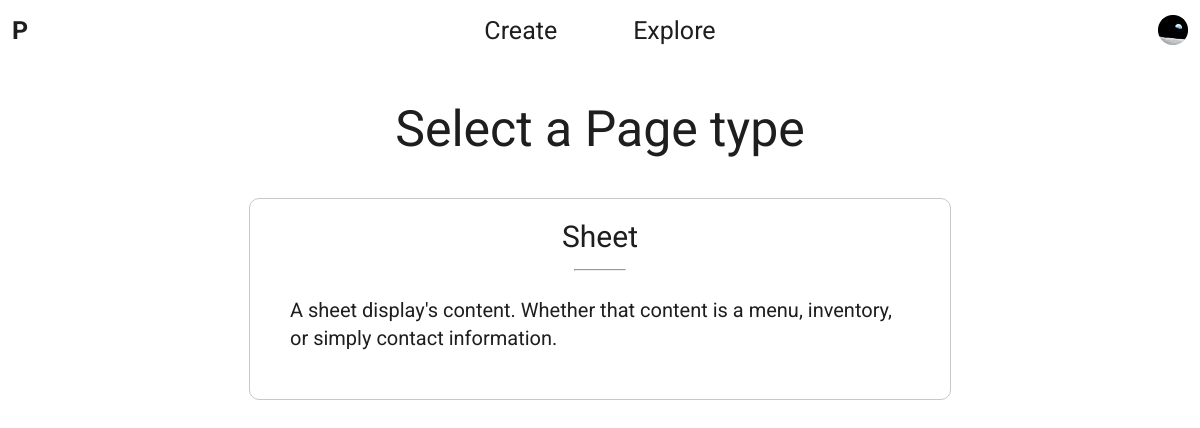
Page /create/builder/ (signed in) on the committed database.
### builder/models.py (models this page shows)
class PageListing(models.Model):
    name = models.CharField(max_length=LENGTH_SHORT)
    description = models.CharField(max_length=LENGTH_MEDIUM)

### builder/views.py (the view, shortened to what this page needs)
# urls.py: path('create/builder/', views.builder, name='builder'),
@login_required
def builder(request):
    if request.method == 'GET':
        pageListings = PageListing.objects
        builderForm = BuilderForm(request.GET)
        if not builderForm.is_valid():
            return render(request, 'builder_select_type.html', {'pageListings': pageListings.all()})

### builder/templates/builder_select_type.html (shortened to what this page needs)
<html>
    {% load static %}
    <head>
        <link rel="stylesheet" type="text/css" href="{% static 'styles/builder_select_type.css' %}">
    </head>
    <body>
        {% include 'core.html' %}
        <div class="content">
            <h1>Select a Page type</h1>
            <div class="pages">
                {% for pageListing in pageListings %}
                    <a href="{% url 'builder' %}?typee={{ pageListing.name }}">
                        <div class="page">
                            <h1>{{ pageListing.name }}</h1>
                            <hr>
                            <p>{{ pageListing.description }}</p>
                        </div>
                    </a>
                {% endfor %}
            </div>
        </div>
    </body>
</html>

### builder/static/styles/builder_select_type.css (style rules this page uses)
.content .pages { width: 100%; display: flex; flex-direction: row; flex-wrap: wrap; justify-content: center; align-items: center; overflow: auto; }
.content .pages a { margin: 4vh 5vw; color: rgb(30, 30, 30); text-decoration: none; }
.content .pages a .page { width: 90vw; max-width: 700px; min-height: 200px; display: flex; flex-direction: column; margin: 1vh 0 1vh 0; border-radius: 10px; border: 1px solid rgb(200, 200, 200); transition: 0.5s; }
.content .pages a .page h1 { margin: 20px 0 0 0; text-align: center; font-size: 30px; font-weight: normal; }
.content .pages a .page hr { width: 50px; margin: 15px auto 0 auto; color: rgb(220, 220, 220); }
.content .pages a .page p { margin: 25px 40px 20px 40px; font-size: 20px; line-height: 28px; }

### pages/static/styles/core.css (style rules this page uses)
html { color: rgb(30, 30, 30); }
a { color: rgb(0, 123, 224); }
body { width: 100%; height: 100%; display: flex; flex-direction: column; margin: 0; font-family: Roboto; overflow: hidden; }
.content { position: relative; width: 100%; height: 500px; display: flex; flex-direction: column; align-items: center; flex: 1; overflow: auto; overflow-x: hidden; }
.content h1 { margin: 5vh 0 0 0; text-align: center; font-size: 50px; font-weight: normal; }

### rows in the picture
PageListing: name "Sheet", description "A sheet display's content. Whether that content is a menu, inventory, or simply contact information."
